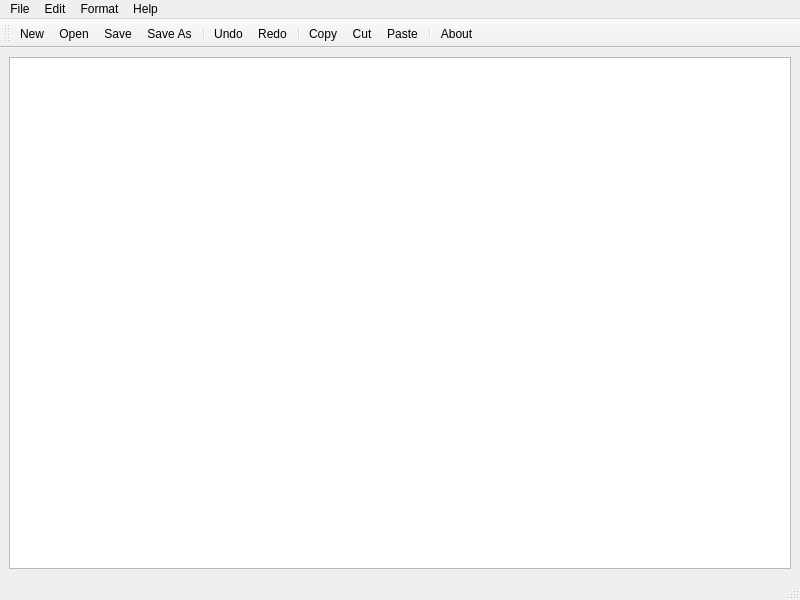
<?xml version="1.0" encoding="UTF-8"?>
<ui version="4.0">
 <class>Notepad</class>
 <widget class="QMainWindow" name="Notepad">
  <property name="geometry">
   <rect>
    <x>0</x>
    <y>0</y>
    <width>800</width>
    <height>600</height>
   </rect>
  </property>
  <property name="windowTitle">
   <string>Notepad</string>
  </property>
  <widget class="QWidget" name="centralwidget">
   <layout class="QHBoxLayout" name="horizontalLayout">
    <item>
     <widget class="QTextEdit" name="textEdit">
      <property name="font">
       <font>
        <family>Consolas</family>
        <pointsize>11</pointsize>
       </font>
      </property>
     </widget>
    </item>
   </layout>
  </widget>
  <widget class="QMenuBar" name="menubar">
   <property name="geometry">
    <rect>
     <x>0</x>
     <y>0</y>
     <width>800</width>
     <height>26</height>
    </rect>
   </property>
   <widget class="QMenu" name="menuFile">
    <property name="title">
     <string>File</string>
    </property>
    <addaction name="actionNew"/>
    <addaction name="actionOpen"/>
    <addaction name="separator"/>
    <addaction name="actionSave"/>
    <addaction name="actionSave_As"/>
    <addaction name="actionPrint"/>
    <addaction name="actionClose"/>
   </widget>
   <widget class="QMenu" name="menuEdit">
    <property name="title">
     <string>Edit</string>
    </property>
    <addaction name="actionUndo"/>
    <addaction name="actionRedo"/>
    <addaction name="separator"/>
    <addaction name="actionCopy"/>
    <addaction name="actionCut"/>
    <addaction name="actionPaste"/>
   </widget>
   <widget class="QMenu" name="menuFormat">
    <property name="title">
     <string>Format</string>
    </property>
    <addaction name="actionFont"/>
    <addaction name="actionColor"/>
   </widget>
   <widget class="QMenu" name="menuHelp">
    <property name="title">
     <string>Help</string>
    </property>
    <addaction name="actionAbout"/>
   </widget>
   <addaction name="menuFile"/>
   <addaction name="menuEdit"/>
   <addaction name="menuFormat"/>
   <addaction name="menuHelp"/>
  </widget>
  <widget class="QStatusBar" name="statusbar"/>
  <widget class="QToolBar" name="toolBar">
   <property name="windowTitle">
    <string>toolBar</string>
   </property>
   <attribute name="toolBarArea">
    <enum>TopToolBarArea</enum>
   </attribute>
   <attribute name="toolBarBreak">
    <bool>false</bool>
   </attribute>
   <addaction name="actionNew"/>
   <addaction name="actionOpen"/>
   <addaction name="actionSave"/>
   <addaction name="actionSave_As"/>
   <addaction name="separator"/>
   <addaction name="actionUndo"/>
   <addaction name="actionRedo"/>
   <addaction name="separator"/>
   <addaction name="actionCopy"/>
   <addaction name="actionCut"/>
   <addaction name="actionPaste"/>
   <addaction name="separator"/>
   <addaction name="actionAbout"/>
  </widget>
  <action name="actionNew">
   <property name="icon">
    <iconset resource="NotepadRsc.qrc">
     <normaloff>:/resources/new-file-icon.png</normaloff>:/resources/new-file-icon.png</iconset>
   </property>
   <property name="text">
    <string>New</string>
   </property>
  </action>
  <action name="actionOpen">
   <property name="icon">
    <iconset resource="NotepadRsc.qrc">
     <normaloff>:/resources/open-file-icon.png</normaloff>:/resources/open-file-icon.png</iconset>
   </property>
   <property name="text">
    <string>Open</string>
   </property>
  </action>
  <action name="actionSave_As">
   <property name="icon">
    <iconset resource="NotepadRsc.qrc">
     <normaloff>:/resources/save-as-icon.png</normaloff>:/resources/save-as-icon.png</iconset>
   </property>
   <property name="text">
    <string>Save As</string>
   </property>
  </action>
  <action name="actionPrint">
   <property name="icon">
    <iconset resource="NotepadRsc.qrc">
     <normaloff>:/resources/print-icon.png</normaloff>:/resources/print-icon.png</iconset>
   </property>
   <property name="text">
    <string>Print</string>
   </property>
  </action>
  <action name="actionClose">
   <property name="icon">
    <iconset resource="NotepadRsc.qrc">
     <normaloff>:/resources/delete-file-icon.png</normaloff>:/resources/delete-file-icon.png</iconset>
   </property>
   <property name="text">
    <string>Close</string>
   </property>
  </action>
  <action name="actionUndo">
   <property name="icon">
    <iconset resource="NotepadRsc.qrc">
     <normaloff>:/resources/undo-icon.png</normaloff>:/resources/undo-icon.png</iconset>
   </property>
   <property name="text">
    <string>Undo</string>
   </property>
  </action>
  <action name="actionRedo">
   <property name="icon">
    <iconset resource="NotepadRsc.qrc">
     <normaloff>:/resources/redo-icon.png</normaloff>:/resources/redo-icon.png</iconset>
   </property>
   <property name="text">
    <string>Redo</string>
   </property>
  </action>
  <action name="actionCopy">
   <property name="icon">
    <iconset resource="NotepadRsc.qrc">
     <normaloff>:/resources/copy-icon.png</normaloff>:/resources/copy-icon.png</iconset>
   </property>
   <property name="text">
    <string>Copy</string>
   </property>
  </action>
  <action name="actionCut">
   <property name="icon">
    <iconset resource="NotepadRsc.qrc">
     <normaloff>:/resources/cut-icon.png</normaloff>:/resources/cut-icon.png</iconset>
   </property>
   <property name="text">
    <string>Cut</string>
   </property>
  </action>
  <action name="actionPaste">
   <property name="icon">
    <iconset resource="NotepadRsc.qrc">
     <normaloff>:/resources/paste-icon.png</normaloff>:/resources/paste-icon.png</iconset>
   </property>
   <property name="text">
    <string>Paste</string>
   </property>
  </action>
  <action name="actionSave">
   <property name="icon">
    <iconset resource="NotepadRsc.qrc">
     <normaloff>:/resources/save-icon.png</normaloff>:/resources/save-icon.png</iconset>
   </property>
   <property name="text">
    <string>Save</string>
   </property>
  </action>
  <action name="actionFont">
   <property name="icon">
    <iconset resource="NotepadRsc.qrc">
     <normaloff>:/resources/Font-icon.png</normaloff>:/resources/Font-icon.png</iconset>
   </property>
   <property name="text">
    <string>Font</string>
   </property>
  </action>
  <action name="actionColor">
   <property name="icon">
    <iconset resource="NotepadRsc.qrc">
     <normaloff>:/resources/color-icon.png</normaloff>:/resources/color-icon.png</iconset>
   </property>
   <property name="text">
    <string>Color</string>
   </property>
  </action>
  <action name="actionAbout">
   <property name="icon">
    <iconset resource="NotepadRsc.qrc">
     <normaloff>:/resources/About-icon.png</normaloff>:/resources/About-icon.png</iconset>
   </property>
   <property name="text">
    <string>About</string>
   </property>
  </action>
 </widget>
 <resources>
  <include location="NotepadRsc.qrc"/>
 </resources>
 <connections/>
</ui>
